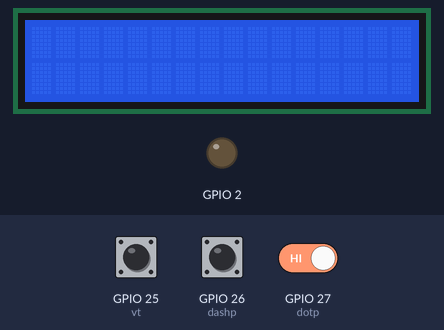
Bench run of a sketch on a simulated ESP32. On the bench: 16×2 character LCD, output pins drawn as LEDs (lit = HIGH). The test bench sets the inputs (shaded band); at power-on: GPIO 26 (dashp) HIGH, GPIO 27 (dotp) HIGH, GPIO 25 (vt) HIGH. What the sketch prints to the serial monitor is not drawn.

Above: at 1.2 s.
1.3 s: GPIO 26 (dashp) driven LOW and GPIO 27 (dotp) driven LOW
4.3 s: GPIO 26 (dashp) pulsed HIGH 2 times (0.12 s each, 0.3 s apart)
At 5.4 s:
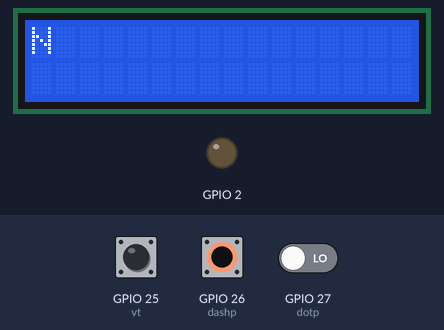
At 8.7 s:
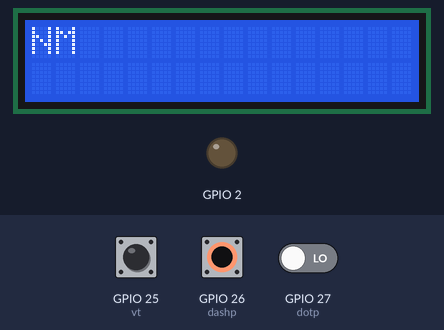
Timing chart, 0 to 10.2 s (numbered marks = the images above; inputs shaded):
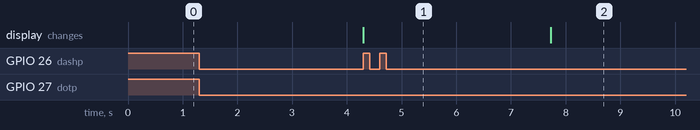

The sketch:

dot_dash.ino
```cpp
#include<Arduino.h>
#include <Wire.h>
#include <LiquidCrystal_I2C.h>

LiquidCrystal_I2C lcd(0x27, 16, 2);

#define dotp 27
#define dashp 26
#define vt 25
volatile long lastSignalTime;
volatile int rear=0,i=0,j=0,b=0;
char temp[100];
volatile char a[100];
int lcdCol = 0;
int lcdRow = 0;


 const char *morse_code[] = {
    ".-", "-...", "-.-.", "-..", ".", "..-.", "--.", "....", "..",
    ".---", "-.-", ".-..", "--", "-.", "---", ".--.", "--.-", ".-.",
    "...", "-", "..-", "...-", ".--", "-..-", "-.--", "--.."
  };

  const char letters[] = {
    'A', 'B', 'C', 'D', 'E', 'F', 'G', 'H', 'I', 'J',
    'K', 'L', 'M', 'N', 'O', 'P', 'Q', 'R', 'S', 'T',
    'U', 'V', 'W', 'X', 'Y', 'Z'
  };

void enqueue(char b)
{
  a[rear]= b;

  rear=(rear+1)%100;
}
void dotfunc(){
   lastSignalTime = millis();
  if(digitalRead(vt)==HIGH)
  enqueue('.');

}

void dashfunc(){
   lastSignalTime = millis();
  if(digitalRead(vt)==HIGH)
  enqueue('-');
}

void setup() {
 pinMode(dotp,INPUT);
 pinMode(2,OUTPUT);
 pinMode(dashp,INPUT);
  pinMode(vt,INPUT_PULLUP);
 Serial.begin(9600);
 attachInterrupt(digitalPinToInterrupt(dotp), dotfunc,FALLING);
 attachInterrupt(digitalPinToInterrupt(dashp), dashfunc,FALLING);
lcd.init(); // Initialize the LCD
lcd.backlight(); // Turn on the backlight
lcd.setCursor(0, 0);

}

void loop() {

  if (millis() - lastSignalTime > 3000 && lastSignalTime != 0) {
  enqueue(' ');
  //Serial.print("sopace");
  lastSignalTime=millis();
}

  while(i!=rear)
  {
    if (a[i] == ' ')
    {
      temp[j] = '\0';
      Serial.println(temp);
      if (j > 0) {
            for (int k  = 0; k < 26; k++) {
              if (strcmp(temp, morse_code[k]) == 0) {
                Serial.print(letters[k]);
               lcd.print(letters[k]);
               lcdCol++;

if (lcdCol >= 16) {       // move to next line
  lcdCol = 0;
  lcdRow++;
  if (lcdRow >= 2) {      // if both lines are full
    lcd.clear();          // clear the screen
    lcdRow = 0;
  }
  lcd.setCursor(lcdCol, lcdRow);
} else {
  lcd.setCursor(lcdCol, lcdRow);
}
                break;
              }
            }
      }
      j=0;
    }
    else
    temp[j++]=a[i];
    a[i]=0;
    i=((i+1)%100);
  }
}
```

Measured:
- after the input at 1.3 s, every drawn part: stays the same
- after the input at 4.3 s, the display: first differs from a run without the input after 3.4 s (image 2)
